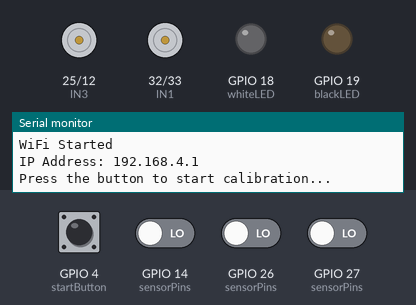
The sketch below on a simulated ESP32. On the bench: motor-driver pin pairs drawn as motors (green arrow = first pin HIGH = forward, orange = second pin HIGH = backward, longer = more drive), output pins drawn as LEDs (lit = HIGH), the last lines printed to the serial monitor. Inputs (shaded band) come from the test bench; at power-on: GPIO 4 (startButton) HIGH, GPIO 14 (sensorPins), GPIO 26 (sensorPins), GPIO 27 (sensorPins) LOW.

Above: at 0.8 s.
0.9 s: GPIO 4 (startButton) pulled LOW for 0.15 s
At 2.2 s:
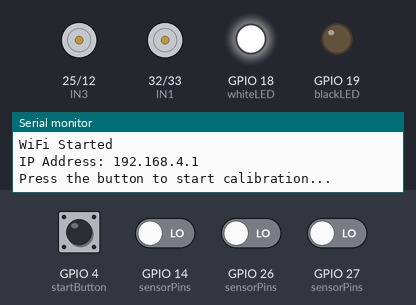
6.7 s: GPIO 14 (sensorPins) driven HIGH
At 9.51 s:
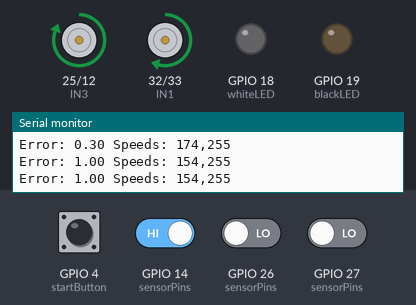
9.7 s: GPIO 26 (sensorPins) driven HIGH
At 10.6 s:
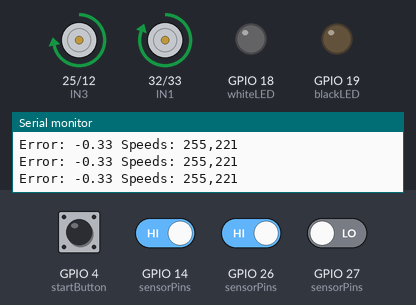
11.3 s: GPIO 14 (sensorPins) driven LOW
At 11.9 s:
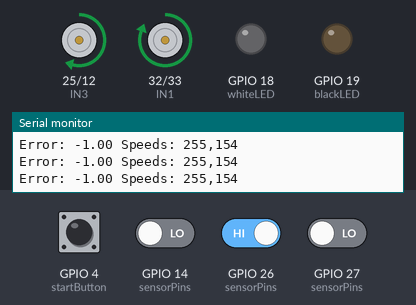
12.8 s: GPIO 26 (sensorPins) driven LOW
At 13.5 s:
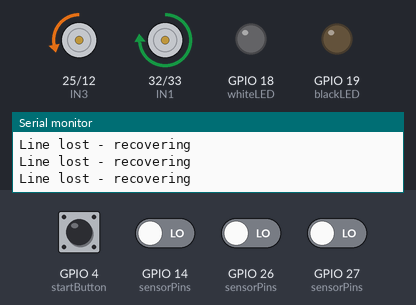
14.3 s: GPIO 14 (sensorPins) driven HIGH
At 15.6 s:
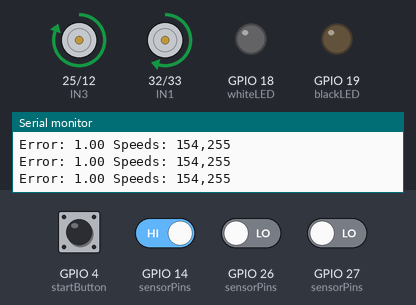
Timing chart, 0 to 16.8 s (numbered marks = the images above; inputs shaded):
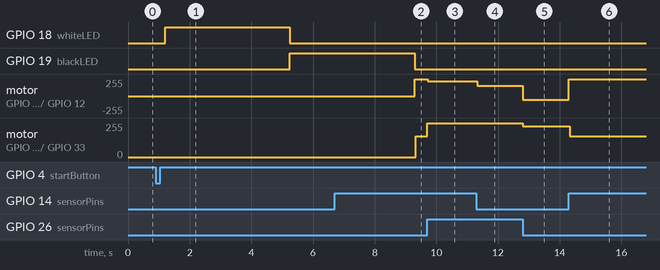

Measured:
- after the input at 0.9 s, GPIO 18 (whiteLED): LOW → HIGH after 0.30 s, → LOW 4.1 s later; GPIO 19 (blackLED): LOW → HIGH after 4.4 s
- after the input at 6.7 s, motor on GPIO 25 (IN3) / GPIO 12 (IN4): stopped → forward 255/255 after 2.6 s; motor on GPIO 32 (IN1) / GPIO 33 (IN2): stopped → forward 154/255 after 2.6 s
- after the input at 9.7 s, motor on GPIO 25 (IN3) / GPIO 12 (IN4): forward 255/255 → forward 222/255 at once, → forward 221/255 0.09 s later; motor on GPIO 32 (IN1) / GPIO 33 (IN2): forward 154/255 → forward 255/255 at once
- after the input at 11.3 s, motor on GPIO 25 (IN3) / GPIO 12 (IN4): forward 221/255 → forward 154/255 at once
- after the input at 12.8 s, motor on GPIO 25 (IN3) / GPIO 12 (IN4): forward 154/255 → backward 55/255 at once; motor on GPIO 32 (IN1) / GPIO 33 (IN2): forward 255/255 → forward 230/255 at once
- after the input at 14.3 s, motor on GPIO 25 (IN3) / GPIO 12 (IN4): backward 55/255 → forward 255/255 at once; motor on GPIO 32 (IN1) / GPIO 33 (IN2): forward 230/255 → forward 154/255 at once

The sketch:

line_following_FV1.2.ino
```cpp
#include <QTRSensors.h>
#include <WiFi.h>
#include <ESPAsyncWebServer.h>
#include <AsyncTCP.h>
#include <WebSerial.h>

// -------- LINE SENSOR SETUP --------
QTRSensors qtr;
const uint8_t SensorCount = 3;
uint16_t sensorValues[SensorCount];
const uint8_t sensorPins[] = {26, 27, 14};
const int weights[3] = {-1, 0, 1};   // Precomputed weights

// -------- MOTOR PINS --------
int IN1 = 32;
int IN2 = 33;
int IN3 = 25;
int IN4 = 12;

// -------- BUTTON AND LED --------
int startButton = 4;
int whiteLED = 18;
int blackLED = 19;

// -------- CALIBRATION --------
uint16_t whiteValues[SensorCount] = {0,0,0};
uint16_t blackValues[SensorCount] = {0,0,0};
uint16_t thresholds[SensorCount];

// -------- MOTOR CONTROL --------
int baseSpeed = 255;
float Kp = 0.6;
float Kd = 1.0;

float previousError = 0;
int lastDirection = 0;

// -------- ROBOT STATE --------
bool robotRunning = true;

// -------- DEBUG TIMER --------
unsigned long lastDebug = 0;

// -------- WIFI + WEBSERIAL --------
const char* ssid = "2sDIZONRobot";
const char* password = "12345678";
AsyncWebServer server(80);

// -------- FUNCTIONS --------
void stopMotors() {
  analogWrite(IN1, 0);
  analogWrite(IN3, 0);

  digitalWrite(IN1, LOW);
  digitalWrite(IN2, LOW);
  digitalWrite(IN3, LOW);
  digitalWrite(IN4, LOW);
}

void recvMsg(uint8_t *data, size_t len) {

  String message = "";
  for(int i = 0; i < len; i++) message += char(data[i]);
  message.trim();

  Serial.print("Received: ");
  Serial.println(message);
  WebSerial.print("Received: ");
  WebSerial.println(message);

  // -------- STOP --------
  if(message == "STOP"){
    robotRunning = false;
    stopMotors();
    WebSerial.println("Robot Stopped");
  }

  // -------- START --------
  else if(message == "START"){
    robotRunning = true;
    WebSerial.println("Robot Running");
  }

  // -------- CHANGE KP --------
  else if(message.startsWith("KP")){
    float newKp = message.substring(3).toFloat();
    Kp = newKp;

    WebSerial.print("New Kp: ");
    WebSerial.println(Kp);
  }

  // -------- CHANGE KD --------
  else if(message.startsWith("KD")){
    float newKd = message.substring(3).toFloat();
    Kd = newKd;

    WebSerial.print("New Kd: ");
    WebSerial.println(Kd);
  }

  // -------- CHANGE BASE SPEED --------
  else if(message.startsWith("BASE")){
    int newBase = message.substring(5).toInt();
    baseSpeed = newBase;

    WebSerial.print("New Base Speed: ");
    WebSerial.println(baseSpeed);
  }

  // -------- SHOW CURRENT VALUES --------
  else if(message == "PD"){
    WebSerial.print("Kp: ");
    WebSerial.println(Kp);

    WebSerial.print("Kd: ");
    WebSerial.println(Kd);

    WebSerial.print("BaseSpeed: ");
    WebSerial.println(baseSpeed);
  }

  else{
    WebSerial.println("Unknown command");
  }
}
// -------- SETUP --------
void setup() {
  Serial.begin(115200);

  WiFi.softAP(ssid, password);
  Serial.println();
  Serial.println("WiFi Started");
  Serial.print("IP Address: ");
  Serial.println(WiFi.softAPIP());

  WebSerial.begin(&server);
  WebSerial.onMessage(recvMsg);
  server.begin();
  WebSerial.println("ESP32 Robot Online");

  qtr.setTypeRC();
  qtr.setSensorPins(sensorPins, SensorCount);

  pinMode(IN1, OUTPUT);
  pinMode(IN2, OUTPUT);
  pinMode(IN3, OUTPUT);
  pinMode(IN4, OUTPUT);
  pinMode(startButton, INPUT_PULLUP);
  pinMode(whiteLED, OUTPUT);
  pinMode(blackLED, OUTPUT);

  Serial.println("Press the button to start calibration...");
  WebSerial.println("Press the button to start calibration...");
  while(digitalRead(startButton) == HIGH);
  delay(300);

  // WHITE CALIBRATION
  digitalWrite(whiteLED, HIGH);
  WebSerial.println("White calibration...");
  delay(3000);

  for(int i = 0; i < 20; i++){
    qtr.read(sensorValues);
    for(int j = 0; j < SensorCount; j++)
      whiteValues[j] += sensorValues[j];
    delay(50);
  }

  for(int j = 0; j < SensorCount; j++)
    whiteValues[j] /= 20;

  digitalWrite(whiteLED, LOW);

  // BLACK CALIBRATION
  digitalWrite(blackLED, HIGH);
  WebSerial.println("Black calibration...");
  delay(3000);

  for(int i = 0; i < 20; i++){
    qtr.read(sensorValues);
    for(int j = 0; j < SensorCount; j++)
      blackValues[j] += sensorValues[j];
    delay(50);
  }

  for(int j = 0; j < SensorCount; j++)
    blackValues[j] /= 20;

  digitalWrite(blackLED, LOW);

  for(int j = 0; j < SensorCount; j++)
    thresholds[j] = (whiteValues[j] + blackValues[j]) / 2;

  Serial.println("Calibration Complete!");
  WebSerial.println("Calibration Complete!");
}

// -------- LOOP --------
void loop() {

  if(!robotRunning){
    stopMotors();
    return;
  }

  qtr.read(sensorValues);

  bool lineDetected = false;

  for(int i = 0; i < SensorCount; i++){
    if(sensorValues[i] > thresholds[i]){
      lineDetected = true;
      break;
    }
  }

  // -------- LINE LOST RECOVERY --------
  if(!lineDetected){

    int recoverSpeed = 230;

    if(lastDirection >= 0){
      analogWrite(IN1,200);
      digitalWrite(IN2,HIGH);
      analogWrite(IN3,recoverSpeed);
      digitalWrite(IN4,LOW);
    }
    else{
      analogWrite(IN1,recoverSpeed);
      digitalWrite(IN2,LOW);
      analogWrite(IN3,200);
      digitalWrite(IN4,HIGH);
    }

    if(millis() - lastDebug > 120){
      lastDebug = millis();
      Serial.println("Line lost - recovering");
      WebSerial.println("Line lost - recovering");
    }

    return;
  }

  // -------- ERROR CALCULATION --------
  float position = 0;
  float total = 0;

  for(int i = 0; i < SensorCount; i++){
    int value = sensorValues[i] - thresholds[i];
    if(value < 0) value = 0;

    position += value * weights[i];
    total += value;
  }

  static float filteredError = 0;
  float error = (total > 0) ? position / total : 0;

  filteredError = (0.7 * filteredError) + (0.3 * error);
  error = filteredError;

  if ((error > 0 && previousError < 0) || (error < 0 && previousError > 0)) {
    previousError = error * 0.5;
  }

  if(error > 0.2) lastDirection = 1;
  else if(error < -0.2) lastDirection = -1;

  // -------- PD CONTROL --------
  float derivative = error - previousError;
  float correction = (Kp * error) + (Kd * derivative);
  previousError = error;

  float turnFactor = (error > 0) ? error : -error;

  int dynamicBaseSpeed = baseSpeed;

  int adjust = correction * 170;

  int speedLeft  = dynamicBaseSpeed - adjust;
  int speedRight = dynamicBaseSpeed + adjust;

  speedLeft  = constrain(speedLeft,150,255);
  speedRight = constrain(speedRight,150,255);

  // -------- MOTOR DRIVE --------
  analogWrite(IN1,speedLeft);
  digitalWrite(IN2,LOW);

  analogWrite(IN3,speedRight);
  digitalWrite(IN4,LOW);

  // -------- DEBUG (RATE LIMITED) --------
  if(millis() - lastDebug > 80){

    lastDebug = millis();

    Serial.print("Error: "); Serial.print(error);
    Serial.print(" Speeds: "); Serial.print(speedLeft);
    Serial.print(","); Serial.println(speedRight);

    WebSerial.print("Error: "); WebSerial.print(error);
    WebSerial.print(" Speeds: "); WebSerial.print(speedLeft);
    WebSerial.print(","); WebSerial.println(speedRight);
  }
}
```
